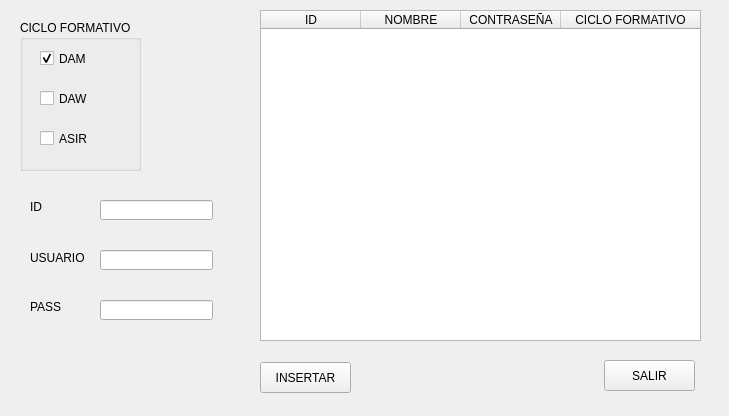
<?xml version="1.0" encoding="UTF-8"?>
<ui version="4.0">
 <class>Form</class>
 <widget class="QWidget" name="Form">
  <property name="geometry">
   <rect>
    <x>0</x>
    <y>0</y>
    <width>729</width>
    <height>416</height>
   </rect>
  </property>
  <property name="windowTitle">
   <string>VENTANA TABLA</string>
  </property>
  <widget class="QGroupBox" name="groupBox">
   <property name="geometry">
    <rect>
     <x>20</x>
     <y>20</y>
     <width>121</width>
     <height>151</height>
    </rect>
   </property>
   <property name="title">
    <string>CICLO FORMATIVO</string>
   </property>
   <widget class="QCheckBox" name="checkBox">
    <property name="geometry">
     <rect>
      <x>20</x>
      <y>30</y>
      <width>70</width>
      <height>17</height>
     </rect>
    </property>
    <property name="text">
     <string>DAM</string>
    </property>
    <property name="checked">
     <bool>true</bool>
    </property>
   </widget>
   <widget class="QCheckBox" name="checkBox_2">
    <property name="geometry">
     <rect>
      <x>20</x>
      <y>70</y>
      <width>70</width>
      <height>17</height>
     </rect>
    </property>
    <property name="text">
     <string>DAW</string>
    </property>
   </widget>
   <widget class="QCheckBox" name="checkBox_3">
    <property name="geometry">
     <rect>
      <x>20</x>
      <y>110</y>
      <width>70</width>
      <height>17</height>
     </rect>
    </property>
    <property name="text">
     <string>ASIR</string>
    </property>
   </widget>
  </widget>
  <widget class="QTableWidget" name="tableWidget">
   <property name="geometry">
    <rect>
     <x>260</x>
     <y>10</y>
     <width>441</width>
     <height>331</height>
    </rect>
   </property>
   <attribute name="horizontalHeaderStretchLastSection">
    <bool>true</bool>
   </attribute>
   <column>
    <property name="text">
     <string>ID</string>
    </property>
   </column>
   <column>
    <property name="text">
     <string>NOMBRE</string>
    </property>
   </column>
   <column>
    <property name="text">
     <string>CONTRASEÑA</string>
    </property>
   </column>
   <column>
    <property name="text">
     <string>CICLO FORMATIVO</string>
    </property>
   </column>
  </widget>
  <widget class="QPushButton" name="btnSalir">
   <property name="geometry">
    <rect>
     <x>604</x>
     <y>360</y>
     <width>91</width>
     <height>31</height>
    </rect>
   </property>
   <property name="text">
    <string>SALIR</string>
   </property>
  </widget>
  <widget class="QLabel" name="label">
   <property name="geometry">
    <rect>
     <x>30</x>
     <y>250</y>
     <width>61</width>
     <height>16</height>
    </rect>
   </property>
   <property name="text">
    <string>USUARIO</string>
   </property>
  </widget>
  <widget class="QLabel" name="label_2">
   <property name="geometry">
    <rect>
     <x>30</x>
     <y>300</y>
     <width>47</width>
     <height>13</height>
    </rect>
   </property>
   <property name="text">
    <string>PASS</string>
   </property>
  </widget>
  <widget class="QLineEdit" name="leUsuario">
   <property name="geometry">
    <rect>
     <x>100</x>
     <y>250</y>
     <width>113</width>
     <height>20</height>
    </rect>
   </property>
  </widget>
  <widget class="QLineEdit" name="lePass">
   <property name="geometry">
    <rect>
     <x>100</x>
     <y>300</y>
     <width>113</width>
     <height>20</height>
    </rect>
   </property>
  </widget>
  <widget class="QPushButton" name="pushButton">
   <property name="geometry">
    <rect>
     <x>260</x>
     <y>362</y>
     <width>91</width>
     <height>31</height>
    </rect>
   </property>
   <property name="text">
    <string>INSERTAR</string>
   </property>
  </widget>
  <widget class="QLabel" name="label_3">
   <property name="geometry">
    <rect>
     <x>30</x>
     <y>200</y>
     <width>47</width>
     <height>13</height>
    </rect>
   </property>
   <property name="text">
    <string>ID</string>
   </property>
  </widget>
  <widget class="QLineEdit" name="leID">
   <property name="geometry">
    <rect>
     <x>100</x>
     <y>200</y>
     <width>113</width>
     <height>20</height>
    </rect>
   </property>
  </widget>
 </widget>
 <resources/>
 <connections/>
</ui>
